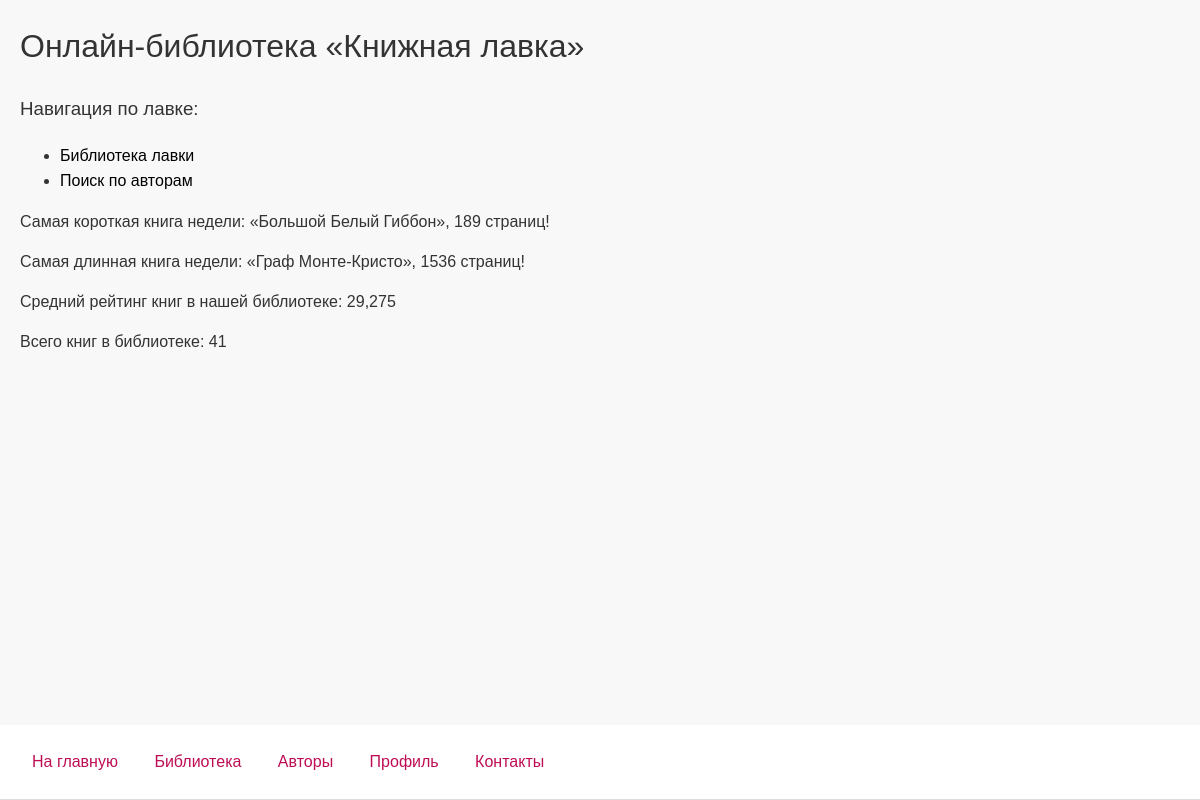
Screenshot of /knizhnaya_lavka/ with the database file from the repository.
### book_app/models.py (models this page shows, shortened)
class Book(models.Model):
    F = 'F'
    E = 'E'
    D = 'D'
    BOOK_FORMATS = [ (F, 'FB2'), (E, 'EPUB'), (D, 'DOC'),]
    title = models.CharField(max_length=70, verbose_name="Название")
    page_count = models.IntegerField(null=True, verbose_name="Страницы")
    year = models.IntegerField(null=True, verbose_name="Год публикации")
    bestseller = models.BooleanField(null=True, verbose_name="Бестселлер")
    slug = models.SlugField(default='', blank=True)
    description = models.CharField(max_length=500, default='Описание будет добавлено позже', verbose_name="Описание")
    author = models.ForeignKey(Author, on_delete=models.CASCADE, null=True, default = 'Автор')
    genre = models.ManyToManyField(Genre)
    isbn = models.CharField(null=True, verbose_name="ISBN", default='Не указан', max_length=17)

### book_app/views.py (the view)
# urls.py: path('', views.main_page, name='main-page'),
def main_page(request):
    books = Book.objects.all()
    agg = books.aggregate(Avg('rating'), Count('id'), Min('page_count'), Max('page_count'))  # Общая агрегация
    agg_shortest_book = books.aggregate(Min('page_count'))['page_count__min']  # Агрегация по минимальному количеству страниц
    agg_longest_book = books.aggregate(Max('page_count'))['page_count__max']  # Агрегация по максимальному количеству страниц
    shortest_book = Book.objects.get(page_count=agg_shortest_book)
    longest_book = Book.objects.get(page_count=agg_longest_book)
    context = {
        'books': books,
        'agg':agg,
        'shortest_book': shortest_book,
        'longest_book': longest_book,
    }
    return render(request, 'book_app/main_page.html', context=context)

### book_app/templates/book_app/main_page.html (shortened to what this page needs)
{%extends 'book_app/base.html'%}
{% load static %}
{% block content %}
    <h1>Онлайн-библиотека «Книжная лавка»</h1>
    <h3>Навигация по лавке:</h3>
    <ul>
        <li><a href="{% url 'library' %}">Библиотека лавки</a></li>
        <li><a href="{%url 'authors'%}">Поиск по авторам</a></li>
    </ul>
    <p>Самая короткая книга недели: «{{shortest_book.title}}», {{shortest_book.page_count}} страниц!</p>
    <p>Самая длинная книга недели: «{{longest_book.title}}», {{longest_book.page_count}} страниц!</p>
    <p>Средний рейтинг книг в нашей библиотеке: {{agg.rating__avg}}</p>
    <p>Всего книг в библиотеке: {{agg.id__count}}</p>
{% include 'includes/navbar.html' %}
{% endblock %}

### book_app/static/book_app/base.css (style rules this page uses)
body { margin: 0; font-family: 'Sans-Serif', Arial, sans-serif; background-color: #f8f8f8; color: #333; line-height: 1.6; padding-left: 20px; }
h1, h2, h3, h4, h5, h6 { font-weight: normal; }
p { font-size: 1rem; line-height: 1.5; margin-bottom: 1rem; }
a { color: #000; text-decoration: none; }

### book_app/static/book_app/forms.css (style rules this page uses)
body { margin: 0; font-family: Sans-Serif; }

### book_app/static/book_app/navbar.css (style rules this page uses)
body { padding-bottom: 60px; }

### rows the page displays
Book: title "Большой Белый Гиббон", page_count "189"
Book: title "Граф Монте-Кристо", page_count "1536"

### other values shown
{{ agg.rating__avg }} "29,275"
{{ agg.id__count }} "41"
